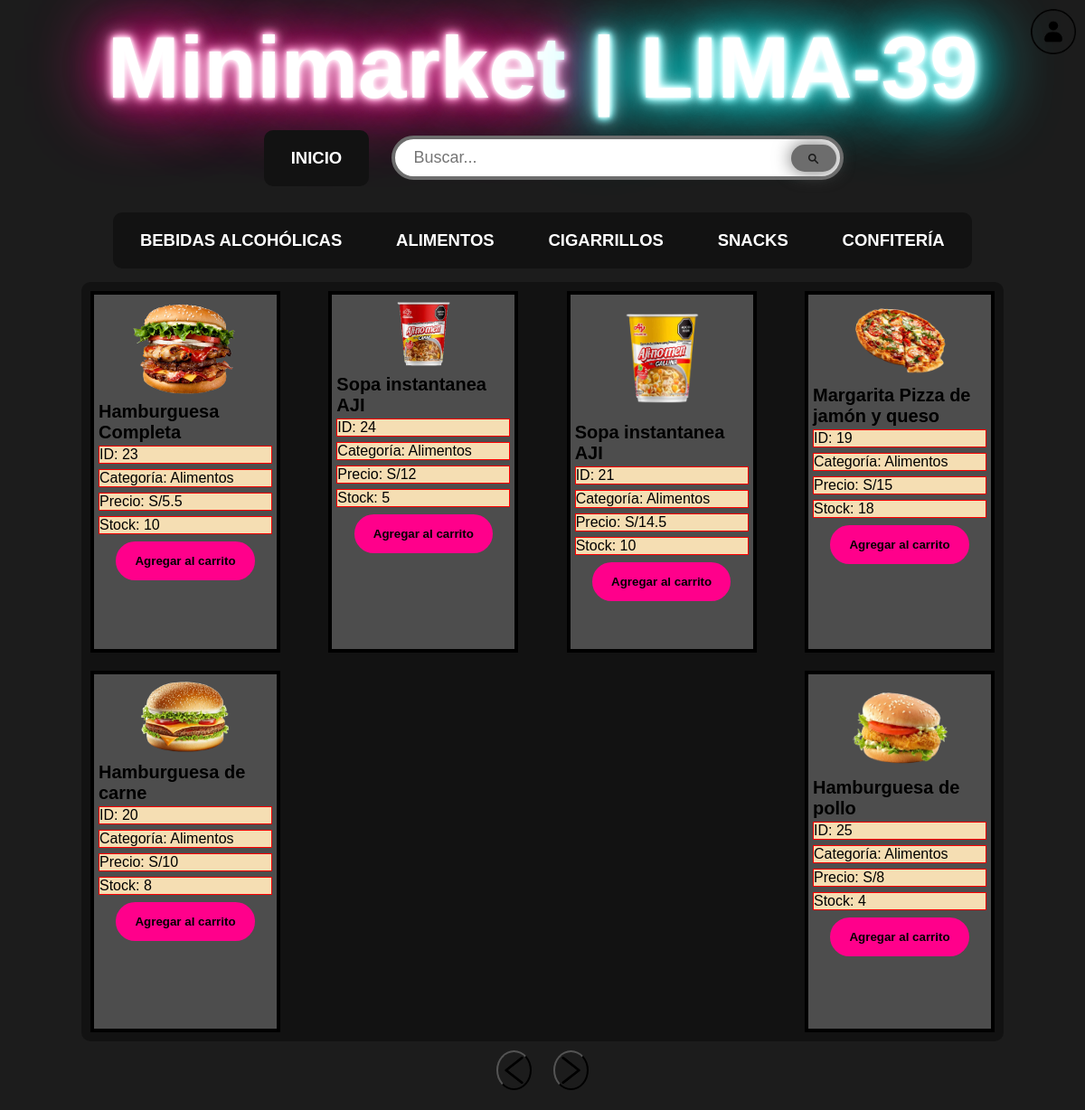
Screenshot of /PaginaWeb/PaginaAlimentos.php with the database file from the repository.
### tables this page shows
CREATE TABLE `producto` (
  `cod_producto` int(3) NOT NULL,
  `nombre_producto` varchar(40) DEFAULT NULL,
  `precio` double NOT NULL,
  `imagen` varchar(60) DEFAULT NULL,
  `categoria` varchar(20) NOT NULL,
  `stock` int(11) NOT NULL
);

### PaginaWeb/Conexionesdebd/conexionalimentos.php (the view, shortened to what this page needs)
<?php
$servername = "localhost";
$username = "root";
$password = "";
$dbname = "proyectomnmark";
$conn = new mysqli($servername, $username, $password, $dbname);
$sql = "SELECT cod_producto, nombre_producto, precio, imagen, categoria, stock FROM producto WHERE categoria = 'Alimentos'";
$result = $conn->query($sql);
if ($result->num_rows > 0) {
  while($row = $result->fetch_assoc()) {
    echo '<div class="producto" data-name="' . $row["nombre_producto"] . '" data-categoria="' . $row["categoria"] . '">';
    echo '<img src="images/' . $row['imagen'] . ' " alt="' . $row['nombre_producto'] . '">';
    echo '<h2>' . $row["nombre_producto"] . '</h2>';
    echo '<p>ID: ' . $row["cod_producto"] . '</p>';
    echo '<p>Categoría: ' . $row["categoria"] . '</p>';
    echo '<p>Precio: S/' . $row["precio"] . '</p>';
    echo '<p>Stock: ' . $row["stock"] . '</p>';
    echo '<button>Agregar al carrito</button>';
    echo '</div>';
  }
} else {
  echo "0 resultados";
}
?>

### PaginaWeb/StilosCSS/stylePrincipal.css (style rules this page uses)
* { padding: 0; margin: 0; box-sizing: border-box; font-family: sans-serif; }
body { margin: 20px 20px 20px 20px; background-color: #1c1c1c; display: flex; flex-direction: column; align-items: center; }
.producto { height: auto; border: 4px solid #000; background-color: #4d4d4d; margin: 10px; padding: 5px; flex: 0 0 calc(25% - 20px); min-width: 210px; max-width: 210px; min-height: 400px; max-height: 400px; box-sizing: border-box; overflow: auto; display: flex; flex-direction: column; justify-content: space-between; }
.producto img { height: 68%; width: 68%; display: block; margin-left: auto; margin-right: auto; align-self: flex-start; }
.producto p { height: auto; width: auto; font-size: auto; margin-top: 3px; margin-bottom: 3px; overflow: auto; border: solid 1px red; background-color: wheat; }
.producto h2 { margin-top: 5px; font-size: 20px; }
.producto button { height: 20%; width: 80%; padding:10px; border: 4px solid #ff008b; background-color: #ff008b; border-radius: 100px; outline: none; transition: 0.4s; box-shadow: 0.4s; cursor: pointer; display: block; margin: auto; margin-top: 5px; font-family: sans-serif; font-weight: bold; }

### rows the page displays
producto: imagen (picture), nombre_producto "Margarita Pizza de jamón y queso", cod_producto "19", categoria "Alimentos", precio "15", stock "18"
producto: imagen+nombre_producto (picture), nombre_producto "Hamburguesa de carne", cod_producto "20", categoria "Alimentos", precio "10", stock "8"
producto: imagen (picture), nombre_producto "Sopa instantanea AJI", cod_producto "21", categoria "Alimentos", precio "14.5", stock "10"
producto: imagen (picture), nombre_producto "Hamburguesa Completa", cod_producto "23", categoria "Alimentos", precio "5.5", stock "10"
producto: imagen (picture), nombre_producto "Sopa instantanea AJI", cod_producto "24", categoria "Alimentos", precio "12", stock "5"
producto: imagen+nombre_producto (picture), nombre_producto "Hamburguesa de pollo", cod_producto "25", categoria "Alimentos", precio "8", stock "4"
